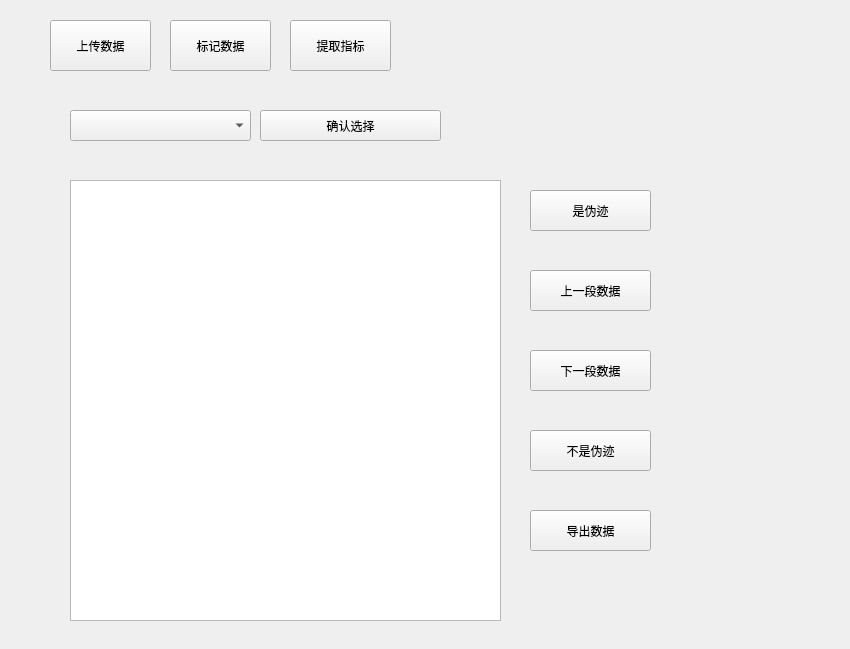
<?xml version="1.0" encoding="UTF-8"?>
<ui version="4.0">
 <class>Dialog</class>
 <widget class="QDialog" name="Dialog">
  <property name="geometry">
   <rect>
    <x>0</x>
    <y>0</y>
    <width>850</width>
    <height>649</height>
   </rect>
  </property>
  <property name="windowTitle">
   <string>Dialog</string>
  </property>
  <widget class="QStackedWidget" name="stackedWidget">
   <property name="geometry">
    <rect>
     <x>50</x>
     <y>90</y>
     <width>621</width>
     <height>541</height>
    </rect>
   </property>
   <property name="currentIndex">
    <number>1</number>
   </property>
   <widget class="QWidget" name="page">
    <widget class="QPushButton" name="pushButton_store_vis">
     <property name="geometry">
      <rect>
       <x>50</x>
       <y>430</y>
       <width>341</width>
       <height>41</height>
      </rect>
     </property>
     <property name="text">
      <string>上传数据</string>
     </property>
    </widget>
    <widget class="QPushButton" name="pushButton_TEMP">
     <property name="geometry">
      <rect>
       <x>40</x>
       <y>250</y>
       <width>151</width>
       <height>51</height>
      </rect>
     </property>
     <property name="text">
      <string>上传TEMP</string>
     </property>
    </widget>
    <widget class="QPushButton" name="pushButton_EDA">
     <property name="geometry">
      <rect>
       <x>40</x>
       <y>30</y>
       <width>151</width>
       <height>51</height>
      </rect>
     </property>
     <property name="text">
      <string>上传EDA</string>
     </property>
    </widget>
    <widget class="QPushButton" name="pushButton_ACC">
     <property name="geometry">
      <rect>
       <x>40</x>
       <y>140</y>
       <width>151</width>
       <height>51</height>
      </rect>
     </property>
     <property name="text">
      <string>上传ACC</string>
     </property>
    </widget>
    <widget class="QLabel" name="label_file1">
     <property name="geometry">
      <rect>
       <x>250</x>
       <y>30</y>
       <width>271</width>
       <height>51</height>
      </rect>
     </property>
     <property name="text">
      <string>未选择EDA文件</string>
     </property>
    </widget>
    <widget class="QLabel" name="label_file2">
     <property name="geometry">
      <rect>
       <x>250</x>
       <y>150</y>
       <width>271</width>
       <height>31</height>
      </rect>
     </property>
     <property name="text">
      <string>未选择ACC文件</string>
     </property>
    </widget>
    <widget class="QLabel" name="label_file3">
     <property name="geometry">
      <rect>
       <x>250</x>
       <y>250</y>
       <width>271</width>
       <height>51</height>
      </rect>
     </property>
     <property name="text">
      <string>未选择TEMP文件</string>
     </property>
    </widget>
    <widget class="QLabel" name="label_2">
     <property name="geometry">
      <rect>
       <x>60</x>
       <y>360</y>
       <width>63</width>
       <height>69</height>
      </rect>
     </property>
     <property name="text">
      <string>请输入数据名称</string>
     </property>
    </widget>
    <widget class="QLineEdit" name="lineEdit_getname">
     <property name="geometry">
      <rect>
       <x>200</x>
       <y>380</y>
       <width>191</width>
       <height>31</height>
      </rect>
     </property>
    </widget>
   </widget>
   <widget class="QWidget" name="page_2">
    <widget class="QGraphicsView" name="graphicsView">
     <property name="geometry">
      <rect>
       <x>20</x>
       <y>90</y>
       <width>431</width>
       <height>441</height>
      </rect>
     </property>
    </widget>
    <widget class="QComboBox" name="comboBox_choose_data">
     <property name="geometry">
      <rect>
       <x>20</x>
       <y>20</y>
       <width>181</width>
       <height>31</height>
      </rect>
     </property>
    </widget>
    <widget class="QPushButton" name="pushButton_confirm_data">
     <property name="geometry">
      <rect>
       <x>210</x>
       <y>20</y>
       <width>181</width>
       <height>31</height>
      </rect>
     </property>
     <property name="text">
      <string>确认选择</string>
     </property>
    </widget>
    <widget class="QPushButton" name="pushButton_is_artifact">
     <property name="geometry">
      <rect>
       <x>480</x>
       <y>100</y>
       <width>121</width>
       <height>41</height>
      </rect>
     </property>
     <property name="text">
      <string>是伪迹</string>
     </property>
    </widget>
    <widget class="QPushButton" name="pushButton_previous">
     <property name="geometry">
      <rect>
       <x>480</x>
       <y>180</y>
       <width>121</width>
       <height>41</height>
      </rect>
     </property>
     <property name="text">
      <string>上一段数据</string>
     </property>
    </widget>
    <widget class="QPushButton" name="pushButton_next">
     <property name="geometry">
      <rect>
       <x>480</x>
       <y>260</y>
       <width>121</width>
       <height>41</height>
      </rect>
     </property>
     <property name="text">
      <string>下一段数据</string>
     </property>
    </widget>
    <widget class="QPushButton" name="pushButton_is_not_artifact">
     <property name="geometry">
      <rect>
       <x>480</x>
       <y>340</y>
       <width>121</width>
       <height>41</height>
      </rect>
     </property>
     <property name="text">
      <string>不是伪迹</string>
     </property>
    </widget>
    <widget class="QPushButton" name="pushButton_export">
     <property name="geometry">
      <rect>
       <x>480</x>
       <y>420</y>
       <width>121</width>
       <height>41</height>
      </rect>
     </property>
     <property name="text">
      <string>导出数据</string>
     </property>
    </widget>
   </widget>
   <widget class="QWidget" name="page_3">
    <widget class="QLabel" name="label">
     <property name="geometry">
      <rect>
       <x>60</x>
       <y>50</y>
       <width>71</width>
       <height>41</height>
      </rect>
     </property>
     <property name="text">
      <string>时间段选择</string>
     </property>
    </widget>
    <widget class="QLabel" name="label_3">
     <property name="geometry">
      <rect>
       <x>130</x>
       <y>50</y>
       <width>71</width>
       <height>41</height>
      </rect>
     </property>
     <property name="text">
      <string>开始时间：</string>
     </property>
    </widget>
    <widget class="QLabel" name="label_4">
     <property name="geometry">
      <rect>
       <x>320</x>
       <y>50</y>
       <width>71</width>
       <height>41</height>
      </rect>
     </property>
     <property name="text">
      <string>结束时间：</string>
     </property>
    </widget>
    <widget class="QWidget" name="gridLayoutWidget_2">
     <property name="geometry">
      <rect>
       <x>60</x>
       <y>130</y>
       <width>431</width>
       <height>351</height>
      </rect>
     </property>
     <layout class="QGridLayout" name="gridLayout">
      <item row="1" column="0">
       <widget class="QLabel" name="label_7">
        <property name="text">
         <string>AUC</string>
        </property>
       </widget>
      </item>
      <item row="0" column="0">
       <widget class="QLabel" name="label_5">
        <property name="text">
         <string>振幅</string>
        </property>
       </widget>
      </item>
      <item row="4" column="0">
       <widget class="QLabel" name="label_11">
        <property name="text">
         <string>SCR唤起时间</string>
        </property>
       </widget>
      </item>
      <item row="5" column="0">
       <widget class="QLabel" name="label_13">
        <property name="text">
         <string>SCR复原时间</string>
        </property>
       </widget>
      </item>
      <item row="3" column="0">
       <widget class="QLabel" name="label_9">
        <property name="text">
         <string>SCR数量</string>
        </property>
       </widget>
      </item>
      <item row="2" column="1">
       <widget class="QLineEdit" name="lineEdit_ISCR"/>
      </item>
      <item row="1" column="1">
       <widget class="QLineEdit" name="lineEdit_AUC"/>
      </item>
      <item row="0" column="1">
       <widget class="QLineEdit" name="lineEdit_amplitude"/>
      </item>
      <item row="2" column="0">
       <widget class="QLabel" name="label_15">
        <property name="text">
         <string>ISCR</string>
        </property>
       </widget>
      </item>
      <item row="3" column="1">
       <widget class="QLineEdit" name="lineEdit_SCR_num"/>
      </item>
      <item row="4" column="1">
       <widget class="QLineEdit" name="lineEdit_SCR_arousal"/>
      </item>
      <item row="5" column="1">
       <widget class="QLineEdit" name="lineEdit_SCR_recovery"/>
      </item>
     </layout>
    </widget>
    <widget class="QLineEdit" name="lineEdit_feature_start">
     <property name="geometry">
      <rect>
       <x>190</x>
       <y>50</y>
       <width>111</width>
       <height>41</height>
      </rect>
     </property>
    </widget>
    <widget class="QLineEdit" name="lineEdit_feature_end">
     <property name="geometry">
      <rect>
       <x>380</x>
       <y>50</y>
       <width>111</width>
       <height>41</height>
      </rect>
     </property>
    </widget>
   </widget>
  </widget>
  <widget class="QPushButton" name="pushButton_upload">
   <property name="geometry">
    <rect>
     <x>50</x>
     <y>20</y>
     <width>101</width>
     <height>51</height>
    </rect>
   </property>
   <property name="text">
    <string>上传数据</string>
   </property>
  </widget>
  <widget class="QPushButton" name="pushButton_label_data">
   <property name="geometry">
    <rect>
     <x>170</x>
     <y>20</y>
     <width>101</width>
     <height>51</height>
    </rect>
   </property>
   <property name="text">
    <string>标记数据</string>
   </property>
  </widget>
  <widget class="QPushButton" name="pushButton_extract_feature">
   <property name="geometry">
    <rect>
     <x>290</x>
     <y>20</y>
     <width>101</width>
     <height>51</height>
    </rect>
   </property>
   <property name="text">
    <string>提取指标</string>
   </property>
  </widget>
 </widget>
 <resources/>
 <connections/>
</ui>
